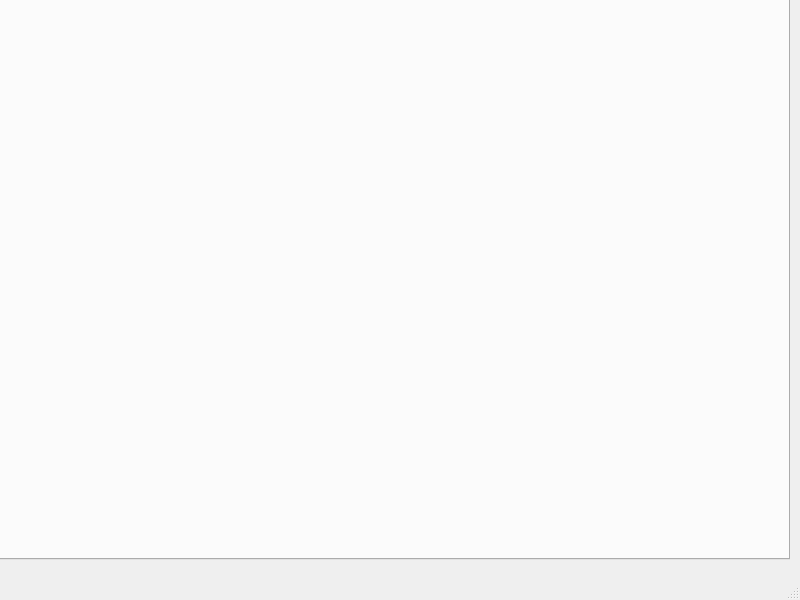
<?xml version="1.0" encoding="UTF-8"?>
<ui version="4.0">
 <class>MainWindow</class>
 <widget class="QMainWindow" name="MainWindow">
  <property name="geometry">
   <rect>
    <x>0</x>
    <y>0</y>
    <width>800</width>
    <height>600</height>
   </rect>
  </property>
  <property name="windowTitle">
   <string>MainWindow</string>
  </property>
  <widget class="CentralWidget" name="centralwidget">
   <widget class="TabWidget" name="tabWidget">
    <property name="geometry">
     <rect>
      <x>-1</x>
      <y>-1</y>
      <width>791</width>
      <height>561</height>
     </rect>
    </property>
    <property name="currentIndex">
     <number>-1</number>
    </property>
   </widget>
  </widget>
  <widget class="QMenuBar" name="menubar">
   <property name="geometry">
    <rect>
     <x>0</x>
     <y>0</y>
     <width>800</width>
     <height>18</height>
    </rect>
   </property>
  </widget>
  <widget class="QStatusBar" name="statusbar"/>
 </widget>
 <customwidgets>
  <customwidget>
   <class>TabWidget</class>
   <extends>QTabWidget</extends>
   <header>microscope_ui.stitcher</header>
   <container>1</container>
  </customwidget>
  <customwidget>
   <class>CentralWidget</class>
   <extends>QWidget</extends>
   <header>microscope_ui.stitcher</header>
   <container>1</container>
  </customwidget>
 </customwidgets>
 <resources/>
 <connections/>
</ui>
